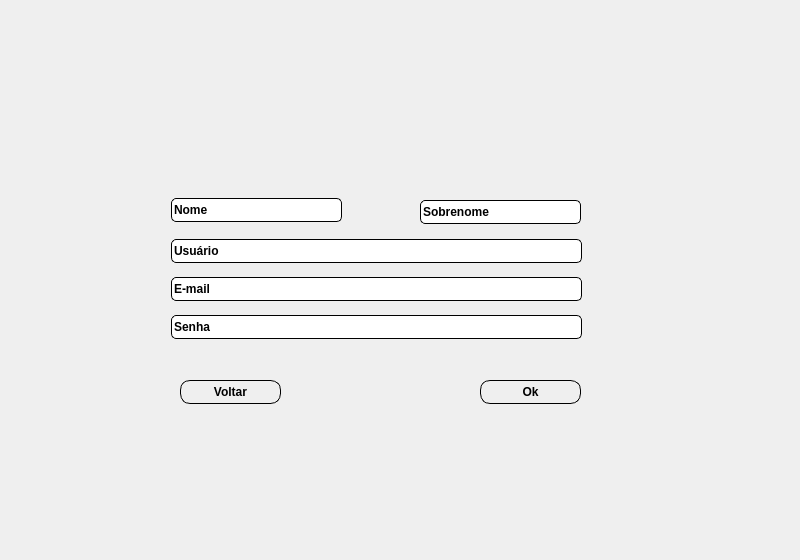
<?xml version="1.0" encoding="UTF-8"?>
<ui version="4.0">
 <class>CriarConta</class>
 <widget class="QDialog" name="CriarConta">
  <property name="geometry">
   <rect>
    <x>0</x>
    <y>0</y>
    <width>800</width>
    <height>560</height>
   </rect>
  </property>
  <property name="windowTitle">
   <string>Dialog</string>
  </property>
  <property name="styleSheet">
   <string notr="true">background-image: url(:/images/imagens/1.png);
/* Este seletor funciona aqui, pois se aplica aos &quot;filhos&quot; da janela */
QPushButton#criarcontaButton {
    background-color: #F4B315; 
    color: white;
	font-weight: bold;
    border: none; /* Sem borda */
    border-radius: 5px;
    padding: 5px;
}

QPushButton#criarcontaButton:hover {
    background-color: #DDA010; /* Tom mais escuro */
    border: none;
}</string>
  </property>
  <widget class="QLabel" name="label">
   <property name="geometry">
    <rect>
     <x>130</x>
     <y>30</y>
     <width>521</width>
     <height>501</height>
    </rect>
   </property>
   <property name="styleSheet">
    <string notr="true">background-image: url(:/images/imagens/2.png);
border-radius: 20px;</string>
   </property>
   <property name="text">
    <string/>
   </property>
  </widget>
  <widget class="QPushButton" name="voltarButton">
   <property name="geometry">
    <rect>
     <x>180</x>
     <y>380</y>
     <width>101</width>
     <height>24</height>
    </rect>
   </property>
   <property name="styleSheet">
    <string notr="true">font-weight: bold;
border: 1px solid;
border-radius: 10px;
</string>
   </property>
   <property name="text">
    <string>Voltar</string>
   </property>
  </widget>
  <widget class="QPushButton" name="criarcontaButton">
   <property name="geometry">
    <rect>
     <x>480</x>
     <y>380</y>
     <width>101</width>
     <height>24</height>
    </rect>
   </property>
   <property name="styleSheet">
    <string notr="true">font-weight: bold;
border: 1px solid;
border-radius: 10px;

</string>
   </property>
   <property name="text">
    <string>Ok</string>
   </property>
  </widget>
  <widget class="QLineEdit" name="nomeLineEdit">
   <property name="geometry">
    <rect>
     <x>171</x>
     <y>198</y>
     <width>171</width>
     <height>24</height>
    </rect>
   </property>
   <property name="styleSheet">
    <string notr="true">font-weight: bold;
border: 1px solid;
border-radius: 5px;
</string>
   </property>
   <property name="text">
    <string>Nome</string>
   </property>
   <property name="dragEnabled">
    <bool>false</bool>
   </property>
   <property name="readOnly">
    <bool>false</bool>
   </property>
   <property name="clearButtonEnabled">
    <bool>false</bool>
   </property>
  </widget>
  <widget class="QLineEdit" name="sobrenomeLineEdit">
   <property name="geometry">
    <rect>
     <x>420</x>
     <y>200</y>
     <width>161</width>
     <height>24</height>
    </rect>
   </property>
   <property name="styleSheet">
    <string notr="true">font-weight: bold;
border: 1px solid;
border-radius: 5px;
</string>
   </property>
   <property name="text">
    <string>Sobrenome</string>
   </property>
  </widget>
  <widget class="QLineEdit" name="usuarioLineEdit">
   <property name="geometry">
    <rect>
     <x>171</x>
     <y>239</y>
     <width>411</width>
     <height>24</height>
    </rect>
   </property>
   <property name="styleSheet">
    <string notr="true">font-weight: bold;
border: 1px solid;
border-radius: 5px;
</string>
   </property>
   <property name="text">
    <string>Usuário</string>
   </property>
  </widget>
  <widget class="QLineEdit" name="emailLineEdit">
   <property name="geometry">
    <rect>
     <x>171</x>
     <y>277</y>
     <width>411</width>
     <height>24</height>
    </rect>
   </property>
   <property name="styleSheet">
    <string notr="true">font-weight: bold;
border: 1px solid;
border-radius: 5px;
</string>
   </property>
   <property name="text">
    <string>E-mail</string>
   </property>
  </widget>
  <widget class="QLineEdit" name="senhaLineEdit">
   <property name="geometry">
    <rect>
     <x>171</x>
     <y>315</y>
     <width>411</width>
     <height>24</height>
    </rect>
   </property>
   <property name="styleSheet">
    <string notr="true">font-weight: bold;
border: 1px solid;
border-radius: 5px;
</string>
   </property>
   <property name="text">
    <string>Senha</string>
   </property>
  </widget>
  <widget class="QLabel" name="logo">
   <property name="geometry">
    <rect>
     <x>310</x>
     <y>50</y>
     <width>131</width>
     <height>131</height>
    </rect>
   </property>
   <property name="styleSheet">
    <string notr="true">border-radiums: 20px;
</string>
   </property>
   <property name="text">
    <string/>
   </property>
   <property name="pixmap">
    <pixmap resource="icons.qrc">:/images/imagens/Logo_1.png</pixmap>
   </property>
   <property name="scaledContents">
    <bool>true</bool>
   </property>
  </widget>
  <widget class="QLabel" name="logo_2">
   <property name="geometry">
    <rect>
     <x>0</x>
     <y>0</y>
     <width>851</width>
     <height>601</height>
    </rect>
   </property>
   <property name="styleSheet">
    <string notr="true">border-radiums: 20px;
</string>
   </property>
   <property name="text">
    <string/>
   </property>
   <property name="pixmap">
    <pixmap resource="icons.qrc">:/images/imagens/fundo.png</pixmap>
   </property>
   <property name="scaledContents">
    <bool>true</bool>
   </property>
  </widget>
  <zorder>logo_2</zorder>
  <zorder>label</zorder>
  <zorder>voltarButton</zorder>
  <zorder>criarcontaButton</zorder>
  <zorder>nomeLineEdit</zorder>
  <zorder>sobrenomeLineEdit</zorder>
  <zorder>usuarioLineEdit</zorder>
  <zorder>emailLineEdit</zorder>
  <zorder>senhaLineEdit</zorder>
  <zorder>logo</zorder>
 </widget>
 <resources>
  <include location="icons.qrc"/>
 </resources>
 <connections/>
</ui>
